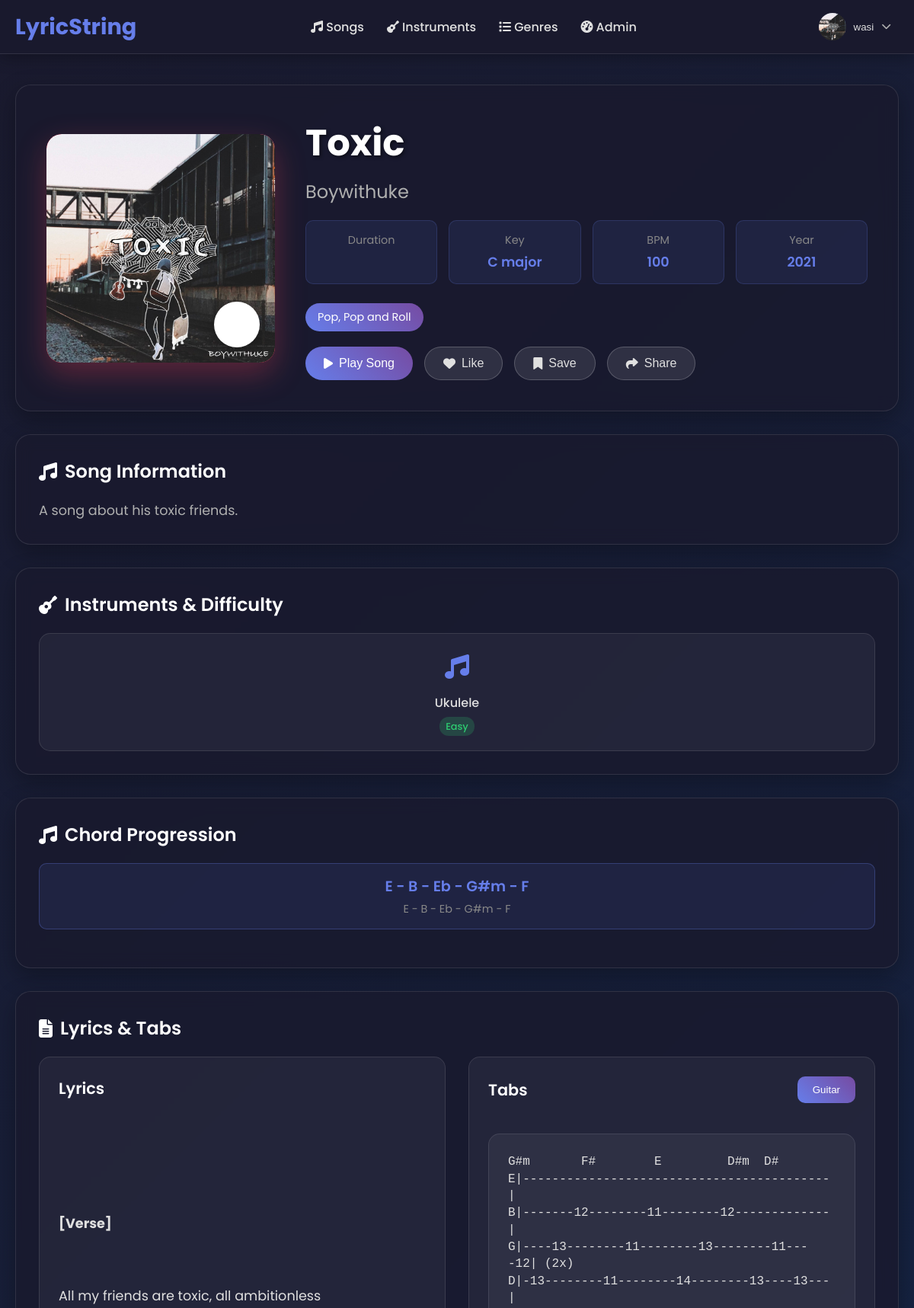
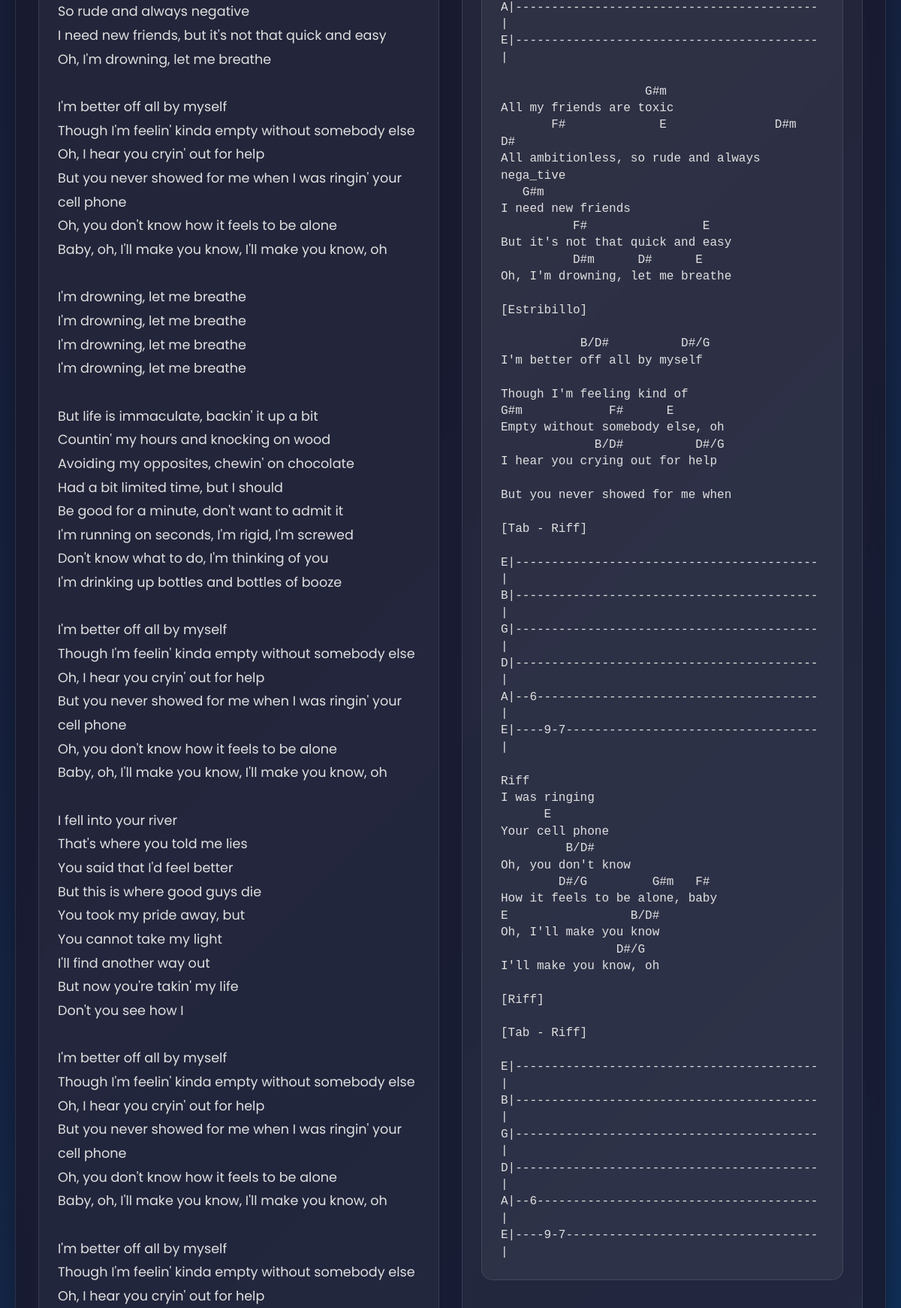
The page /song/1/ (signed in, upper part) on the database its author committed (2 pictures, top to bottom).
### users/models.py (models this page shows, shortened)
class CustomUser(AbstractUser):
    username = models.CharField(
        max_length=150,
        unique=True,
        help_text='Required. 150 characters or fewer. Letters, digits and @/./+/-/_ only.',
        validators=[AbstractUser.username_validator],
        error_messages={
            'unique': "A user with that username already exists.",
        },
    )
    bio = models.TextField(blank=True)
    profile_picture = models.ImageField(upload_to='profile_pics/', blank=True)
    location = models.CharField(max_length=100, blank=True)
    website = models.URLField(blank=True)
    social_media = models.CharField(max_length=100, blank=True)
    skill_level = models.CharField(max_length=20, choices=[
        ('beginner', 'Beginner'),
        ('intermediate', 'Intermediate'),
        ('advanced', 'Advanced'),
        ('professional', 'Professional')
    ], default='beginner')
    groups = models.ManyToManyField(
        'auth.Group',
        verbose_name='groups',
        blank=True,
        help_text='The groups this user belongs to. A user will get all permissions granted to each of their groups.',
        related_name="customuser_set",
        related_query_name="user",
    )
    user_permissions = models.ManyToManyField(
        'auth.Permission',
        verbose_name='user permissions',
        blank=True,
        help_text='Specific permissions for this user.',
        related_name="customuser_set",
        related_query_name="user",
    )

### content/models.py (models this page shows, shortened)
class Song(models.Model):
    title = models.CharField(max_length=100)
    artist = models.ForeignKey(Artist, on_delete=models.CASCADE)
    duration = models.DurationField()
    key = models.CharField(max_length=20)
    bpm = models.PositiveIntegerField()
    year = models.PositiveIntegerField()
    genres = models.ManyToManyField(Genre)
    instruments = models.ManyToManyField(Instrument, through='SongInstrument')
    description = models.TextField()
    cover_image = models.ImageField(upload_to='song_covers/', blank=True)
    audio_file = models.FileField(upload_to='song_audio/')
    created_at = models.DateTimeField(auto_now_add=True)
    liked_by = models.ManyToManyField(settings.AUTH_USER_MODEL, related_name='liked_songs')
    saved_by = models.ManyToManyField(settings.AUTH_USER_MODEL, related_name='saved_songs')

class Artist(models.Model):
    name = models.CharField(max_length=100)
    bio = models.TextField(blank=True)
    genres = models.ManyToManyField(Genre)

class Genre(models.Model):
    name = models.CharField(max_length=50, unique=True)
    description = models.TextField(blank=True)
    icon_class = models.CharField(max_length=50, default='fas fa-music')

class SongInstrument(models.Model):
    song = models.ForeignKey(Song, on_delete=models.CASCADE)
    instrument = models.ForeignKey(Instrument, on_delete=models.CASCADE)
    difficulty = models.CharField(max_length=10, choices=[
        ('easy', 'Easy'),
        ('medium', 'Medium'),
        ('hard', 'Hard')
    ], default='medium')
    class Meta:
        unique_together = ('song', 'instrument')

class Instrument(models.Model):
    name = models.CharField(max_length=50)
    category = models.CharField(max_length=50, choices=[
        ('strings', 'Strings'),
        ('percussion', 'Percussion'),
        ('wind', 'Wind'),
        ('keyboard', 'Keyboard'),
        ('electronic', 'Electronic')
    ])
    description = models.TextField()
    icon_class = models.CharField(max_length=50, default='fas fa-music')
    difficulty = models.CharField(max_length=10, choices=[
        ('easy', 'Easy'),
        ('medium', 'Medium'),
        ('hard', 'Hard')
    ], default='medium')

class ChordProgression(models.Model):
    song = models.ForeignKey(Song, on_delete=models.CASCADE, related_name='chords')
    chord_name = models.CharField(max_length=20)
    chord_type = models.CharField(max_length=20)
    order = models.PositiveIntegerField()
    class Meta:
        ordering = ['order']

class LyricsSection(models.Model):
    SECTION_TYPES = [
        ('verse', 'Verse'),
        ('chorus', 'Chorus'),
        ('bridge', 'Bridge'),
        ('intro', 'Intro'),
        ('outro', 'Outro')
    ]
    song = models.ForeignKey(Song, on_delete=models.CASCADE, related_name='lyrics')
    section_type = models.CharField(max_length=20, choices=SECTION_TYPES)
    content = models.TextField()
    order = models.PositiveIntegerField()
    class Meta:
        ordering = ['order']

class Tab(models.Model):
    song = models.ForeignKey(Song, on_delete=models.CASCADE, related_name='tabs')
    instrument = models.ForeignKey(Instrument, on_delete=models.CASCADE)
    content = models.TextField()

### content/views.py (the view)
# urls.py: path('song/<int:song_id>/', views.song_detail_view, name='song_detail'),
def song_detail_view(request, song_id):
    song = get_object_or_404(
        Song.objects.select_related('artist')
                    .prefetch_related('genres',
                                     'songinstrument_set__instrument',
                                     'chords',
                                     'lyrics',
                                     'tabs__instrument'),
        pk=song_id
    )
    lyrics_by_section = {}
    for section in song.lyrics.all():
        if section.section_type not in lyrics_by_section:
            lyrics_by_section[section.section_type] = []
        lyrics_by_section[section.section_type].append(section)
    all_tabs = song.tabs.all()
    tabs_by_instrument = {}
    for tab in all_tabs:
        tabs_by_instrument[tab.instrument.name] = tab.content
    context = {
        'song': song,
        'lyrics_by_section': lyrics_by_section,
        'chords': song.chords.all(),
        'tabs_by_instrument': tabs_by_instrument,  # Add this
        'all_tabs': all_tabs,  # And this for debugging
    }
    return render(request, 'content/song_detail.html', context)

### templates/content/song_detail.html (shortened to what this page needs)
{% extends "base.html" %}
{% load static %}
{% block content %}
<link rel="stylesheet" href="{% static 'css/song_detail.css' %}">
<div class="song-hero">
    <div class="song-artwork">
        {% if song.cover_image %}
        <img src="{{ song.cover_image.url }}" alt="{{ song.title }} cover">
        {% else %}
        <i class="fas fa-guitar"></i>
        {% endif %}
        <button class="play-button">
        </button>
    </div>
    <div class="song-meta">
        <h1>{{ song.title }}</h1>
        <div class="artist">{{ song.artist.name }}</div>
        <div class="song-info-grid">
            <div class="info-item">
                <div class="info-label">Duration</div>
            </div>
            <div class="info-item">
                <div class="info-label">Key</div>
                <div class="info-value">{{ song.key }}</div>
            </div>
            <div class="info-item">
                <div class="info-label">BPM</div>
                <div class="info-value">{{ song.bpm }}</div>
            </div>
            <div class="info-item">
                <div class="info-label">Year</div>
                <div class="info-value">{{ song.year }}</div>
            </div>
        </div>
        <div class="genre-tag">
            {% for genre in song.genres.all %}
            {{ genre.name }}{% if not forloop.last %}, {% endif %}
            {% endfor %}
        </div>
        <div class="action-buttons">
            <button id="play-song-btn" class="action-btn primary">
                <i class="fas fa-play"></i> Play Song
            </button>
            <button class="action-btn secondary">
                <i class="fas fa-heart"></i> Like
            </button>
            <button class="action-btn secondary">
                <i class="fas fa-bookmark"></i> Save
            </button>
            <button class="action-btn secondary">
                <i class="fas fa-share"></i> Share
            </button>
        </div>
    </div>
</div>
<div class="content-section">
    <h2 class="section-title">
        <i class="fas fa-music"></i> Song Information
    </h2>
    <p style="color: #b0b0b0; line-height: 1.6; font-size: 1.1rem;">
        {{ song.description }}
    </p>
</div>
<div class="content-section">
    <h2 class="section-title">
        <i class="fas fa-guitar"></i> Instruments & Difficulty
    </h2>
    <div class="instruments-grid">
        {% for song_instrument in song.songinstrument_set.all %}
        <div class="instrument-card">
            <div class="instrument-icon">
                <i class="{{ song_instrument.instrument.icon_class }}"></i>
            </div>
            <div class="instrument-name">{{ song_instrument.instrument.name }}</div>
            <span class="difficulty-badge difficulty-{{ song_instrument.difficulty }}">
                {{ song_instrument.difficulty|title }}
            </span>
        </div>
        {% endfor %}
    </div>
</div>
<div class="content-section">
    <h2 class="section-title">
        <i class="fas fa-music"></i> Chord Progression
    </h2>
    <div class="chord-progression">
        {% for chord in chords %}
        <div class="chord-item">
            <div class="chord-name">{{ chord.chord_name }}</div>
            <div class="chord-type">{{ chord.chord_type }}</div>
        </div>
        {% endfor %}
    </div>
</div>
<div class="content-section">
    <h2 class="section-title">
        <i class="fas fa-file-alt"></i> Lyrics & Tabs
    </h2>
    <div class="lyrics-tabs-container">
        <div class="lyrics-column">
            <h3 class="column-title">Lyrics</h3>
            <div class="lyrics-content">
                {% for section_type, sections in lyrics_by_section.items %}
                {% for section in sections %}
                {% if section.section_type != 'verse' or forloop.first %}
                <strong>[{{ section.section_type|title }}]</strong><br>
                {% endif %}
                {{ section.content|linebreaksbr }}<br><br>
                {% endfor %}
                {% endfor %}
            </div>
        </div>
<div class="tabs-column">
    <div class="tabs-selector">
        <h3 class="column-title">Tabs</h3>
        <div class="tab-buttons">
            {% for instrument_name, tab_content in tabs_by_instrument.items %}
            <button class="tab-btn {% if forloop.first %}active{% endif %}"
                    data-tab="{{ instrument_name|slugify }}-tabs">
                {{ instrument_name }}
            </button>
            {% endfor %}
        </div>
    </div>
    <div class="tabs-content">
        {% for instrument_name, tab_content in tabs_by_instrument.items %}
        <div class="tab-content {% if forloop.first %}active{% endif %}"
             id="{{ instrument_name|slugify }}-tabs">
            <div class="tab-content-styled">
                <pre>{{ tab_content }}</pre>
            </div>
        </div>
        {% endfor %}
    </div>
</div>
{% endblock %}

### templates/base.html (shortened to what this page needs)
{% load static %}
<!DOCTYPE html>
<html lang="en">
<head>
    <link rel="stylesheet" href="https://cdnjs.cloudflare.com/ajax/libs/font-awesome/6.4.0/css/all.min.css">
    <link rel="stylesheet" href="{% static 'css/styles.css' %}">
    <link rel="stylesheet" href="{% static 'css/base.css' %}">
</head>
<body>
    <header class="header">
        <nav class="nav-container">
            <a href="/" class="logo">
                LyricString
            </a>
            <ul class="nav-menu">
                <li><a href="/"><i class="fas fa-music"></i> Songs</a></li>
                <li><a href="/instruments/"><i class="fas fa-guitar"></i> Instruments</a></li>
                <li><a href="/genres/"><i class="fas fa-list"></i> Genres</a></li>
                {% if user.is_staff %}
                <li><a href="/dashboard/"><i class="fas fa-tachometer-alt"></i> Admin</a></li>
                {% endif %}
            </ul>
            <div class="user-actions">
                {% if user.is_authenticated %}
                <div class="user-profile">
                    <div class="profile-dropdown">
                        <button class="profile-btn">
                            {% if user.profile_picture %}
                            <img src="{{ user.profile_picture.url }}" alt="{{ user.username }}" class="profile-pic">
                            {% else %}
                            <div class="profile-pic default"><i class="fas fa-user"></i></div>
                            {% endif %}
                            <span class="username">{{ user.username }}</span>
                            <i class="fas fa-chevron-down dropdown-icon"></i>
                        </button>
                    </div>
                </div>
                {% else %}
                <a href="{% url 'login' %}" class="btn btn-outline">Sign in</a>
                <a href="{% url 'register' %}" class="btn btn-primary">Sign up</a>
                {% endif %}
            </div>
        </nav>
    </header>
    <main class="main-content">
        {% block content %}{% endblock %}
    </main>
</body>
</html>

### static/css/styles.css (style rules this page uses)
* { margin: 0; padding: 0; box-sizing: border-box; }
body { font-family: 'Poppins', sans-serif; background: linear-gradient(135deg, #1a1a2e 0%, #16213e 50%, #0f3460 100%); min-height: 100vh; color: #e0e0e0; }
.header { background: rgba(26, 26, 46, 0.95); backdrop-filter: blur(10px); box-shadow: 0 4px 20px rgba(0,0,0,0.3); position: sticky; top: 0; z-index: 1000; border-bottom: 1px solid rgba(255, 255, 255, 0.1); }
.nav-container { max-width: 1400px; margin: 0 auto; padding: 0 20px; display: flex; justify-content: space-between; align-items: center; height: 70px; }
.logo { display: flex; align-items: center; gap: 10px; font-size: 1.8rem; font-weight: 700; color: #667eea; text-decoration: none; }
.nav-menu { display: flex; list-style: none; gap: 30px; }
.nav-menu a { text-decoration: none; color: #e0e0e0; font-weight: 500; transition: color 0.3s ease; position: relative; }
.nav-menu a::after { content: ''; position: absolute; width: 0; height: 2px; bottom: -5px; left: 0; background: linear-gradient(45deg, #667eea, #764ba2); transition: width 0.3s ease; }
.user-actions { display: flex; gap: 15px; align-items: center; }
.user-profile { position: relative; }
.profile-dropdown { position: relative; }
.profile-btn { display: flex; align-items: center; gap: 10px; background: transparent; border: none; cursor: pointer; padding: 5px 10px; border-radius: 30px; transition: all 0.3s ease; }
.profile-pic { width: 36px; height: 36px; border-radius: 50%; object-fit: cover; }
.username { font-weight: 500; color: #e0e0e0; }
.dropdown-icon { font-size: 0.8rem; color: #b0b0b0; transition: transform 0.3s ease; }
.main-content { max-width: 1400px; margin: 0 auto; padding: 40px 20px; min-height: calc(100vh - 140px); }
.action-btn { background: none; border: none; font-size: 1rem; cursor: pointer; padding: 6px; border-radius: 50%; transition: all 0.3s ease; color: #888; }

### rows shown on the page
CustomUser: profile_picture (picture), username "wasi"
Song: cover_image (picture), title "Toxic", artist.name "Boywithuke", key "C major", bpm "100", year "2021", description "A song about his toxic friends."
Genre: name "Pop"
Genre: name "Pop and Roll"
SongInstrument: instrument.name "Ukulele", difficulty "Easy"
ChordProgression: chord_name "E - B - Eb - G#m - F", chord_type "E - B - Eb - G#m - F"
LyricsSection: section_type "Verse", content "All my friends are toxic, all ambitionless So rude and always negative I need new friends, but it's not that quick and easy Oh, I'm drowning, let me breathe I'm better off all by myself Though I'm feelin' kinda empty without somebody else Oh, I hear you cryin' out for help But you never showed for me when I was ringin' your cell phone Oh, you don't know how it feels to be alone Baby, oh, I'll make you know, I'll make you know, oh I'm drowning, let me breathe I'm drowning, let me breathe I'm drowning, let me breathe I'm drowning, let me breathe But life is immaculate, backin' it up a bit Countin' my hours and knocking on wood Avoiding my opposites, chewin' on chocolate Had a bit limited…"
Instrument: tabs_by_instrument "Guitar"
Tab: tabs_by_instrument "G#m F# E D#m D# E|------------------------------------------| B|-------12--------11--------12-------------| G|----13--------11--------13--------11----12| (2x) D|-13--------11--------14--------13----13---| A|------------------------------------------| E|------------------------------------------| G#m All my friends are toxic F# E D#m D# All ambitionless, so rude and always nega_tive G#m I need new friends F# E But it's not that quick and easy D#m D# E Oh, I'm drowning, let me breathe [Estribillo] B/D# D#/G I'm better off all by myself Though I'm feeling kind of G#m F# E Empty without somebody else, oh B/D# D#/G I hear you crying out for help But you never showed for me when [Tab - Riff]…"
